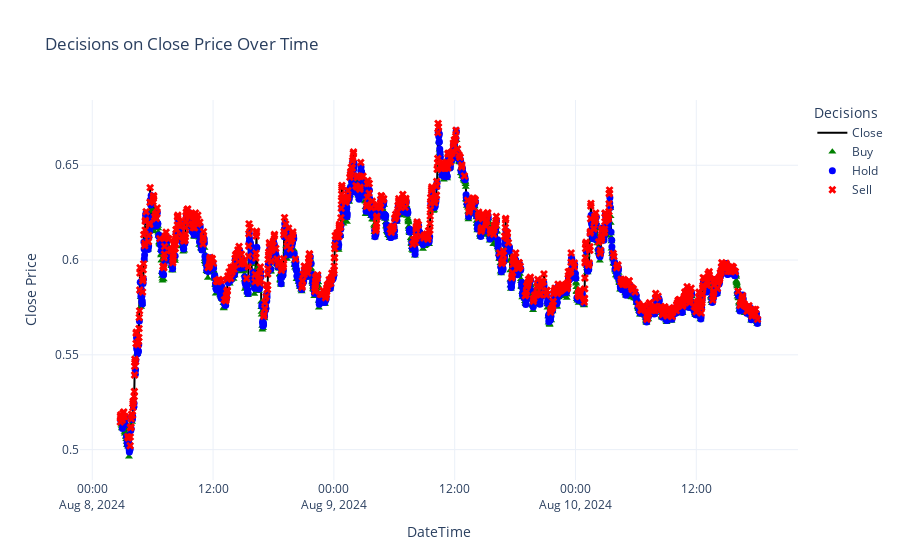

The notebook cell this image was saved under:
### Code cell
import plotly.graph_objs as go
import pandas as pd

def plot_decisions_with_markers(decisions, datetimes, closes):
    # Create a DataFrame from the provided lists
    df = pd.DataFrame({
        'DateTime': pd.to_datetime(datetimes),
        'Close': closes,
        'Decision': decisions
    })
    
    # Map decisions to colors, labels, and symbols
    decision_colors = {0: 'green', 1: 'blue', 2: 'red'}
    decision_labels = {0: 'Buy', 1: 'Hold', 2: 'Sell'}
    decision_symbols = {0: 'triangle-up', 1: 'circle', 2: 'x'}
    
    # Create the base plot
    fig = go.Figure()
    
    # Add the Close price line
    fig.add_trace(go.Scatter(x=df['DateTime'], y=df['Close'], mode='lines', name='Close', line=dict(color='black')))
    
    # Add decision markers with different shapes and colors
    for decision in decision_colors.keys():
        decision_df = df[df['Decision'] == decision]
        fig.add_trace(go.Scatter(
            x=decision_df['DateTime'],
            y=decision_df['Close'],
            mode='markers',
            name=decision_labels[decision],
            marker=dict(color=decision_colors[decision], size=7, symbol=decision_symbols[decision])
        ))
    
    # Update layout for better visualization
    fig.update_layout(
        title='Decisions on Close Price Over Time',
        xaxis_title='DateTime',
        yaxis_title='Close Price',
        legend_title='Decisions',
        template='plotly_white'
    )
    
    fig.show()
    
plot_decisions_with_markers(datetimes=backtest_data['DATETIME'], closes=backtest_data['CLOSE'], decisions=decisions)

### Figure 1 — Plotly figure (JSON) as saved in the notebook; plotly's stock layout.template omitted (floating-point values rounded to 4 significant figures; data arrays with more than 128 entries replaced by an {"elided": "..."} marker saying what was removed)
{"data": [{"line": {"color": "black"}, "mode": "lines", "name": "Close", "type": "scatter", "x": {"elided": "3800 str values"}, "y": {"elided": "3800 float values"}}, {"marker": {"color": "green", "size": 7, "symbol": "triangle-up"}, "mode": "markers", "name": "Buy", "type": "scatter", "x": {"elided": "934 str values"}, "y": {"elided": "934 float values"}}, {"marker": {"color": "blue", "size": 7, "symbol": "circle"}, "mode": "markers", "name": "Hold", "type": "scatter", "x": {"elided": "1943 str values"}, "y": {"elided": "1943 float values"}}, {"marker": {"color": "red", "size": 7, "symbol": "x"}, "mode": "markers", "name": "Sell", "type": "scatter", "x": {"elided": "923 str values"}, "y": {"elided": "923 float values"}}], "layout": {"autosize": true, "legend": {"title": {"text": "Decisions"}}, "title": {"text": "Decisions on Close Price Over Time"}, "xaxis": {"autorange": true, "range": ["2024-08-07 22:50:48.4088", "2024-08-10 22:02:11.5912"], "title": {"text": "DateTime"}, "type": "date"}, "yaxis": {"autorange": true, "range": [0.481, 0.6874], "title": {"text": "Close Price"}, "type": "linear"}}}
